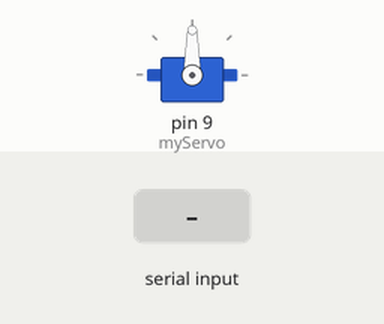
Recording of a sketch running on a simulated Arduino Uno, built with avr-gcc and run on an emulated ATmega328P. On the bench: servo. The inputs (shaded band) are chosen by the test bench. What the sketch prints to the serial monitor is not drawn.

Above: at 1.2 s.
1.3 s: "SERVO\n" received over the second serial link
At 2.3 s:
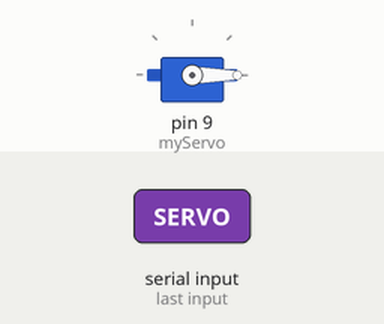
2.8 s: "SERVO90\n" received over the second serial link
At 3.4 s:
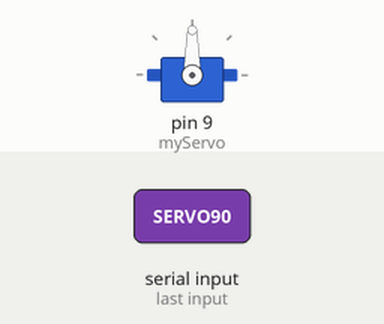
4.3 s: "SERVO,45\n" received over the second serial link
At 4.6 s:
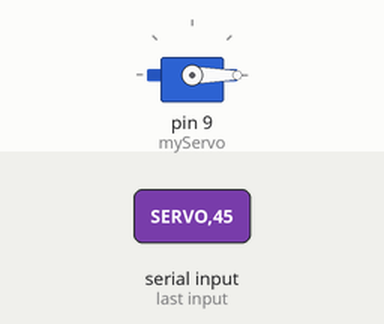
Timing chart, 0 to 7.3 s (numbered marks = the images above; inputs shaded):
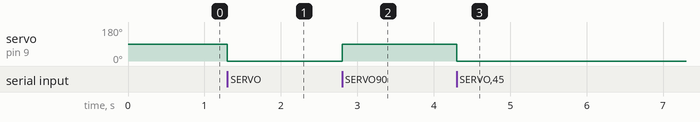

Measured:
- after the input at 1.3 s, servo on pin 9 (myServo): 90° → 0° at once
- after the input at 2.8 s, servo on pin 9 (myServo): 0° → 90° at once
- after the input at 4.3 s, servo on pin 9 (myServo): 90° → 0° at once

The sketch:

bluetooth_115.ino
```cpp
// snippet: bluetooth_115
// tags: bluetooth, hc05, serial, wireless, softwareserial, servo
// boards: avr, megaavr
// not-tags: romi32u4
// library: SoftwareSerial, Servo
// description: HM-10 BLE on SoftwareSerial(2,3)
// prompts: hm-10, softwareserial(2, declare, softwareserial, bleserial(2, globally
// verified: compile-only
// source: kd-generated (id 115)
// exact-include: SoftwareSerial.h, Servo.h

#include <SoftwareSerial.h>
#include <Servo.h>

SoftwareSerial bleSerial(2, 3);  // RX, TX
Servo myServo;

void setup() {
  bleSerial.begin(9600);
  myServo.attach(9);
  Serial.begin(9600);
  Serial.println("BLE Servo Control Ready");
}

void loop() {
  if (bleSerial.available()) {
    String cmd = bleSerial.readStringUntil('\n');
    cmd.trim();
    if (cmd.startsWith("SERVO")) {
      int angle = cmd.substring(5).toInt();
      myServo.write(angle);
      bleSerial.println("DONE");
    }
  }
}
```
